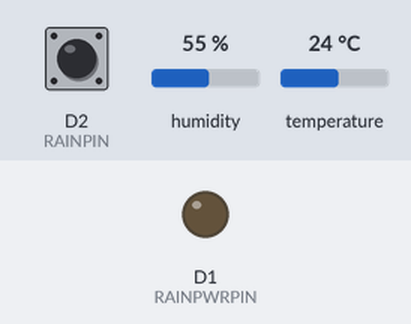
Recording of a sketch running on a simulated ESP8266 (Wemos D1 mini). Parts: output pins drawn as LEDs (lit = HIGH). Wiring (inferred from the names in the program): DHT22 sensor: data D4. Inputs (shaded band) come from the test bench; at power-on: D2 (RAINPIN) HIGH, humidity 55 %, temperature 24 °C. WiFi joins after 1.5 s; servers stay silent unless stated; uploads are accepted with an empty reply; pins used as bus, display or sensor lines are not drawn. At 3.0 s the program puts the board to deep sleep or switches it off; the recording ends there.

Above: at 0.1 s.
At 2.32 s:
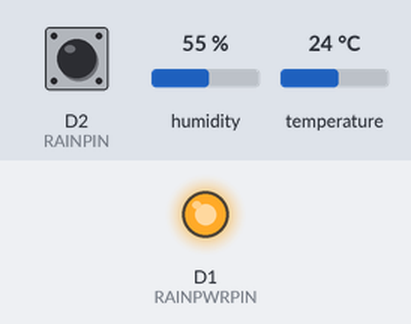
Timing chart, 0 to 3.0 s (numbered marks = the images above):
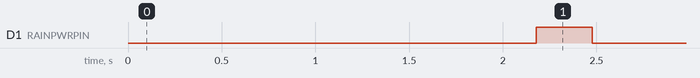

The sketch:

esp8266_dht_probe.ino
```cpp
#include <ESP8266WiFi.h>
#include <ESP8266HTTPClient.h>

#include "DHT.h"

#define DHTPWRPIN D3
#define DHTPIN D4     // what digital pin the DHT22 is conected to
#define DHTTYPE DHT22   // there are multiple kinds of DHT sensors

#define REPORT_BAT_VOLTAGE

#ifdef REPORT_BAT_VOLTAGE
#define V_DIV_IN 4.3
#define V_DIV_R1 22000
#define V_DIV_R2 65000  // this v. divider should output lower than 3.3v
#define V_DIV_SCALE V_DIV_IN/((V_DIV_IN*V_DIV_R2)/(V_DIV_R1+V_DIV_R2))
#endif

#define REPORT_RAIN
#define RAINPWRPIN D1
#define RAINPIN D2

#define REPORT_EXEC_TIME

// #define USE_SERIAL

char buffer[256];

DHT dht(DHTPIN, DHTTYPE);
HTTPClient http;

void setup() {
    unsigned long start = millis();

    pinMode(DHTPWRPIN, OUTPUT);

    #ifdef REPORT_RAIN
    pinMode(RAINPWRPIN, OUTPUT);
    #endif

    #ifdef USE_SERIAL
        Serial.begin(9600);
        Serial.setTimeout(2000);

        // Wait for serial to initialize.
        while(!Serial) {}
        Serial.println("Device Started");
    #endif

    digitalWrite(DHTPWRPIN, HIGH);
    dht.begin();

    WiFi.mode(WIFI_STA);
    WiFi.setOutputPower(0.0);
    WiFi.begin(WIFI_SSID, WIFI_PASSWD);

    while (WiFi.status() != WL_CONNECTED) {
        delay(100);
    }

    #ifdef USE_SERIAL
        Serial.println("WiFi connected");
    #endif

    float h = dht.readHumidity();
    float t = dht.readTemperature();
    float f = dht.readTemperature(true);
    digitalWrite(DHTPWRPIN, LOW);

    if (isnan(h) || isnan(t) || isnan(f)) {
        #ifdef USE_SERIAL
            Serial.println("Failed to read from DHT");
        #endif
    } else {
        http.begin(INFLUXDB_URI);
        sprintf(buffer, "humidity%s value=%d.%02d", INFLUXDB_TAGS, (int)h, (int)(h*100)%100);
        http.POST(buffer);
        http.end();

        http.begin(INFLUXDB_URI);
        sprintf(buffer, "temperature%s value=%d.%02d", INFLUXDB_TAGS, (int)t, (int)(t*100)%100);
        http.POST(buffer);
        http.end();
    }

    #ifdef REPORT_RAIN
    digitalWrite(RAINPWRPIN, HIGH);
    delay(100);
    http.begin(INFLUXDB_URI);
    sprintf(buffer, "rain%s value=%d", INFLUXDB_TAGS, 1 - digitalRead(RAINPIN));
    http.POST(buffer);
    http.end();
    digitalWrite(RAINPWRPIN, LOW);
    #endif

    #ifdef REPORT_BAT_VOLTAGE
    http.begin(INFLUXDB_URI);
    float v = 3.3 * ((analogRead(A0)*V_DIV_SCALE)/1024.0);
    sprintf(buffer, "bat_volt%s value=%d.%02d", INFLUXDB_TAGS, (int)v, (int)(v*100)%100);
    http.POST(buffer);
    http.end();
    #endif

    #ifdef REPORT_EXEC_TIME
    http.begin(INFLUXDB_URI);
    sprintf(buffer, "exec_time%s value=%d", INFLUXDB_TAGS, millis() - start);
    http.POST(buffer);
    http.end();
    #endif

    delay(100);
    ESP.deepSleep(DEEPSLEEP); // 20e6 is 20 microseconds
}

void loop() {
}
```

Measured:
- by itself, D1 (RAINPWRPIN): LOW → HIGH at 2.2 s, → LOW 0.30 s later
